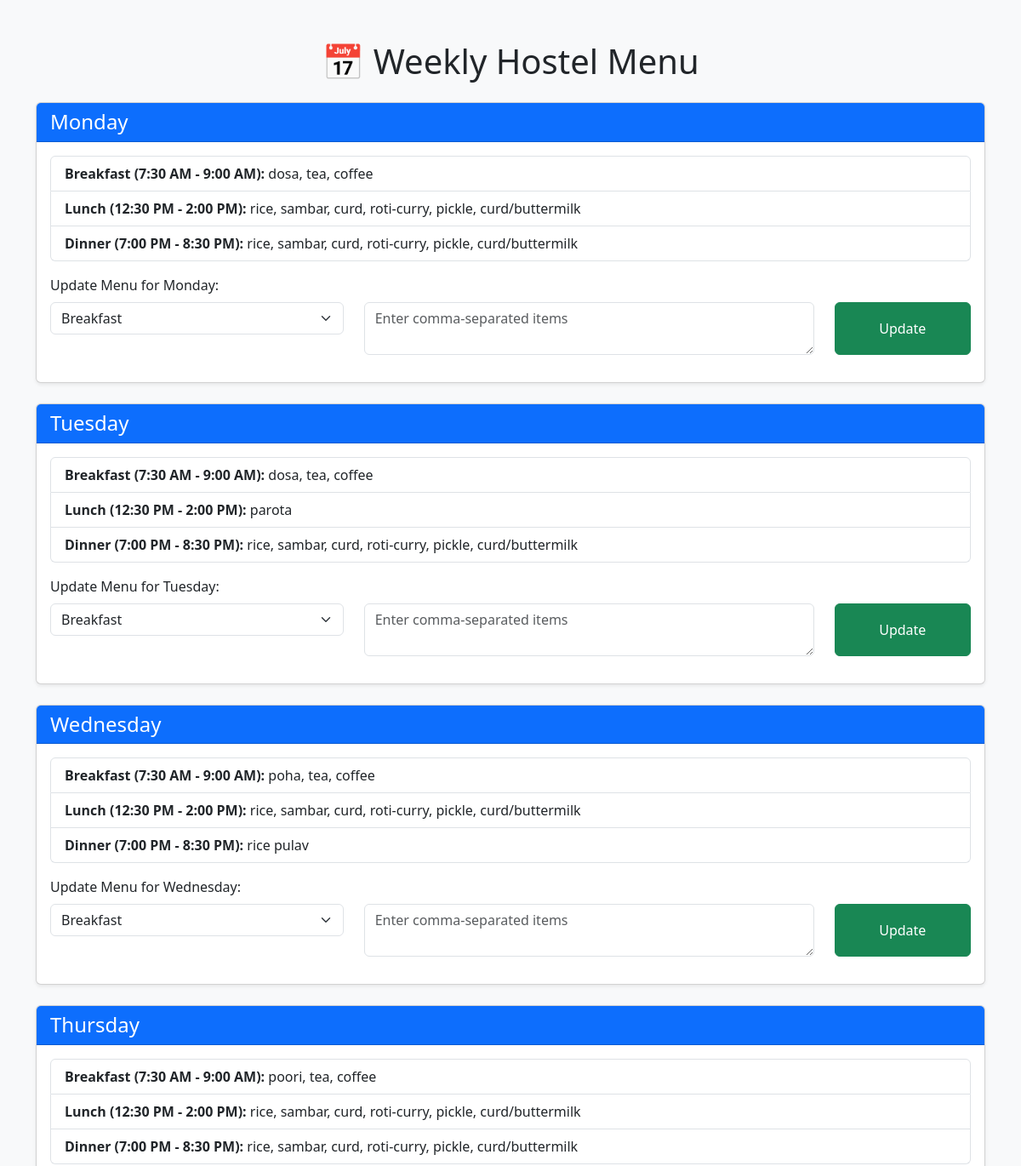
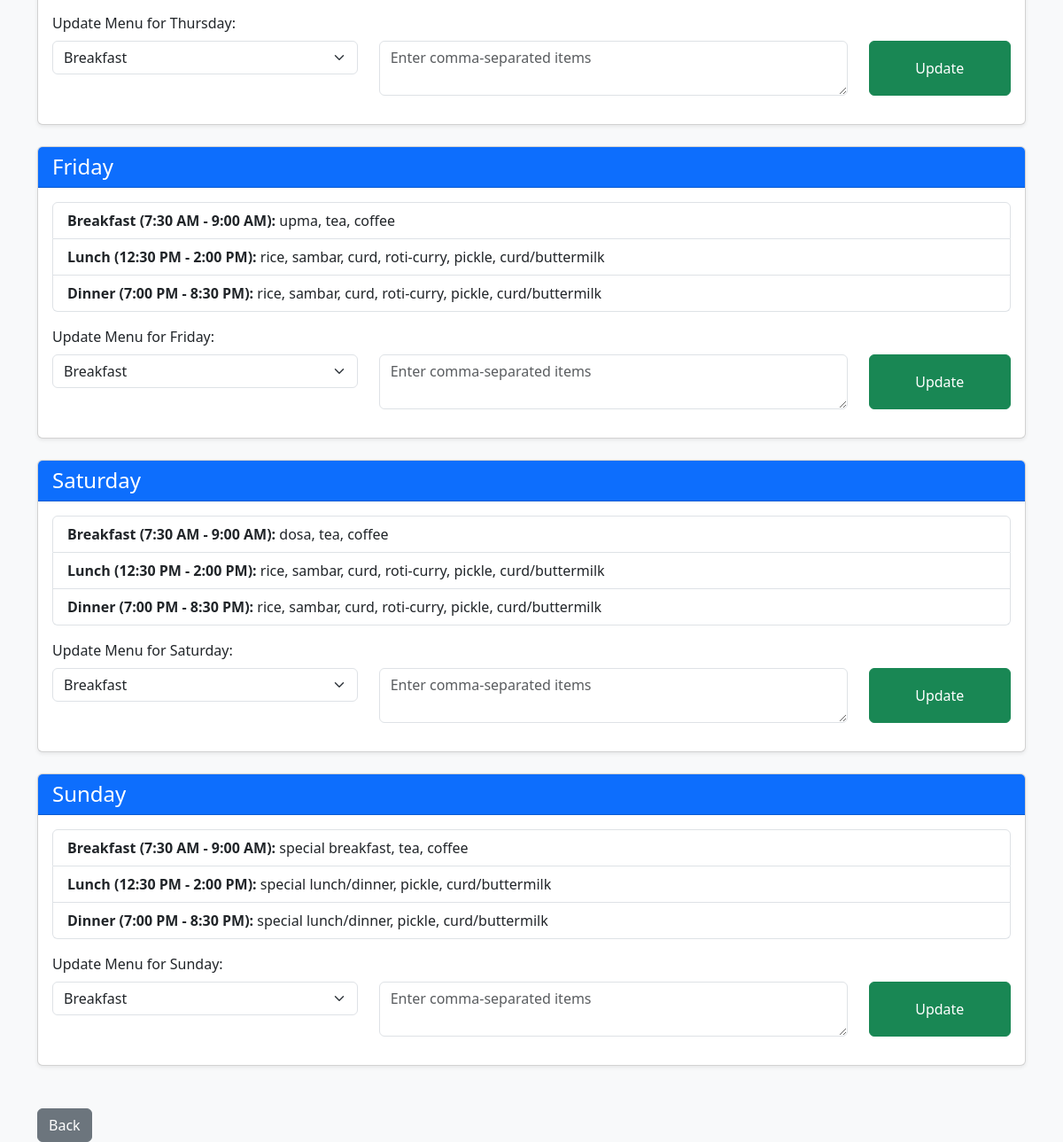
The page /menu on the database its author committed (2 pictures, top to bottom).
### tables this page shows
CREATE TABLE menu (
                        id INTEGER PRIMARY KEY AUTOINCREMENT,
                        day TEXT NOT NULL,
                        meal TEXT NOT NULL,  -- breakfast/lunch/dinner
                        items TEXT NOT NULL
                    );

### app.py (the view)
@app.route('/')
@app.route('/menu')
def show_menu():
    conn = get_db_connection()
    menu = conn.execute("SELECT * FROM menu").fetchall()
    conn.close()
    structured_menu = {}
    for row in menu:
        day = row['day']
        meal = row['meal']
        if day not in structured_menu:
            structured_menu[day] = {}
        structured_menu[day][meal] = row['items']
    timings = {
        "breakfast": "7:30 AM - 9:00 AM",
        "lunch": "12:30 PM - 2:00 PM",
        "dinner": "7:00 PM - 8:30 PM"
    }
    return render_template("menu.html", menu=structured_menu, timings=timings)

### app.py (called while the page is built)
def get_db_connection():
    conn = sqlite3.connect('students.db')
    conn.row_factory = sqlite3.Row
    return conn

### templates/menu.html (shortened to what this page needs)
<!DOCTYPE html>
<html lang="en">
<head>
    <link href="https://cdn.jsdelivr.net/npm/bootstrap@5.3.0/dist/css/bootstrap.min.css" rel="stylesheet">
</head>
<body class="bg-light">
    <div class="container mt-5">
        <h1 class="text-center mb-4">📅 Weekly Hostel Menu</h1>
        {% for day, meals in menu.items() %}
            <div class="card mb-4 shadow-sm">
                <div class="card-header bg-primary text-white">
                    <h4 class="mb-0">{{ day }}</h4>
                </div>
                <div class="card-body">
                    <ul class="list-group mb-3">
                        <li class="list-group-item">
                            <strong>Breakfast ({{ timings["breakfast"] }}):</strong> {{ meals["breakfast"] }}
                        </li>
                        <li class="list-group-item">
                            <strong>Lunch ({{ timings["lunch"] }}):</strong> {{ meals["lunch"] }}
                        </li>
                        <li class="list-group-item">
                            <strong>Dinner ({{ timings["dinner"] }}):</strong> {{ meals["dinner"] }}
                        </li>
                    </ul>
                    <form action="/update_menu" method="POST">
                        <div class="mb-3">
                            <label class="form-label">Update Menu for {{ day }}:</label>
                            <div class="row">
                                <div class="col-md-4">
                                    <select class="form-select" name="meal" required>
                                        <option value="breakfast">Breakfast</option>
                                    </select>
                                </div>
                                <div class="col-md-6">
                                    <textarea class="form-control" name="items" rows="2" placeholder="Enter comma-separated items" required></textarea>
                                </div>
                                <div class="col-md-2 d-grid">
                                    <button type="submit" class="btn btn-success">Update</button>
                                </div>
                            </div>
                        </div>
                    </form>
                </div>
            </div>
        {% endfor %}
    </div>
    <div class="container mt-5">
        <a href="/" class="btn btn-secondary">Back</a>
    </div>
</body>
</html>

### rows shown on the page
menu: day "Monday", breakfast "7:30 AM - 9:00 AM", breakfast "dosa, tea, coffee", lunch "12:30 PM - 2:00 PM", lunch "rice, sambar, curd, roti-curry, pickle, curd/buttermilk", dinner "7:00 PM - 8:30 PM", dinner "rice, sambar, curd, roti-curry, pickle, curd/buttermilk"
menu: day "Tuesday", breakfast "7:30 AM - 9:00 AM", breakfast "dosa, tea, coffee", lunch "12:30 PM - 2:00 PM", lunch "parota", dinner "7:00 PM - 8:30 PM", dinner "rice, sambar, curd, roti-curry, pickle, curd/buttermilk"
menu: day "Wednesday", breakfast "7:30 AM - 9:00 AM", breakfast "poha, tea, coffee", lunch "12:30 PM - 2:00 PM", lunch "rice, sambar, curd, roti-curry, pickle, curd/buttermilk", dinner "7:00 PM - 8:30 PM", dinner "rice pulav"
menu: day "Thursday", breakfast "7:30 AM - 9:00 AM", breakfast "poori, tea, coffee", lunch "12:30 PM - 2:00 PM", lunch "rice, sambar, curd, roti-curry, pickle, curd/buttermilk", dinner "7:00 PM - 8:30 PM", dinner "rice, sambar, curd, roti-curry, pickle, curd/buttermilk"
menu: day "Friday", breakfast "7:30 AM - 9:00 AM", breakfast "upma, tea, coffee", lunch "12:30 PM - 2:00 PM", lunch "rice, sambar, curd, roti-curry, pickle, curd/buttermilk", dinner "7:00 PM - 8:30 PM", dinner "rice, sambar, curd, roti-curry, pickle, curd/buttermilk"
menu: day "Saturday", breakfast "7:30 AM - 9:00 AM", breakfast "dosa, tea, coffee", lunch "12:30 PM - 2:00 PM", lunch "rice, sambar, curd, roti-curry, pickle, curd/buttermilk", dinner "7:00 PM - 8:30 PM", dinner "rice, sambar, curd, roti-curry, pickle, curd/buttermilk"
menu: day "Sunday", breakfast "7:30 AM - 9:00 AM", breakfast "special breakfast, tea, coffee", lunch "12:30 PM - 2:00 PM", lunch "special lunch/dinner, pickle, curd/buttermilk", dinner "7:00 PM - 8:30 PM", dinner "special lunch/dinner, pickle, curd/buttermilk"
